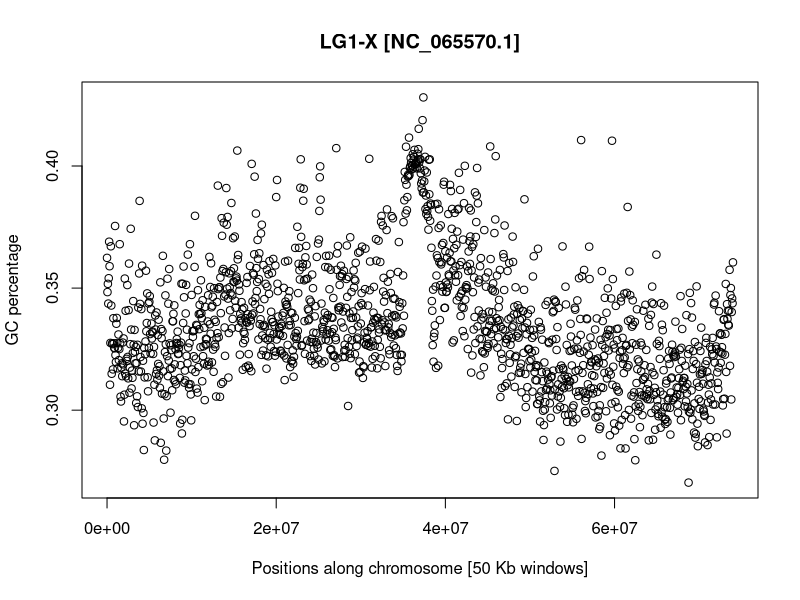
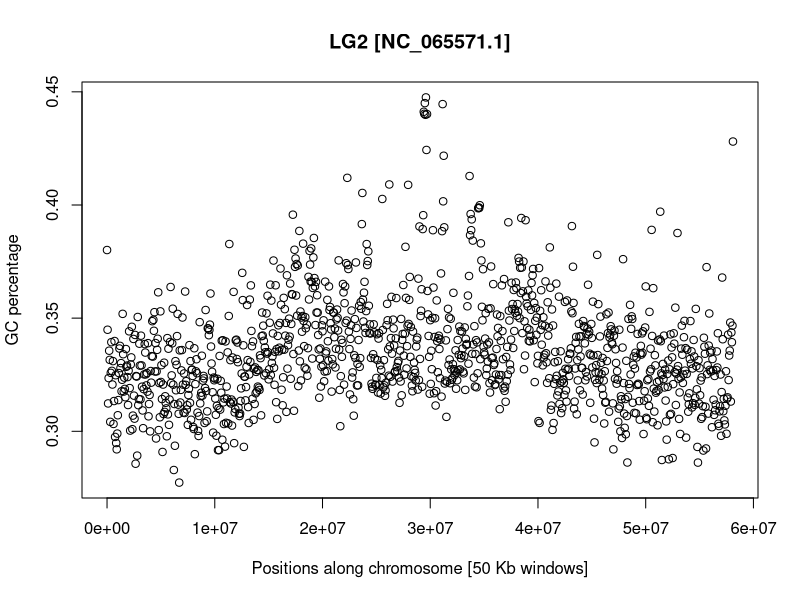
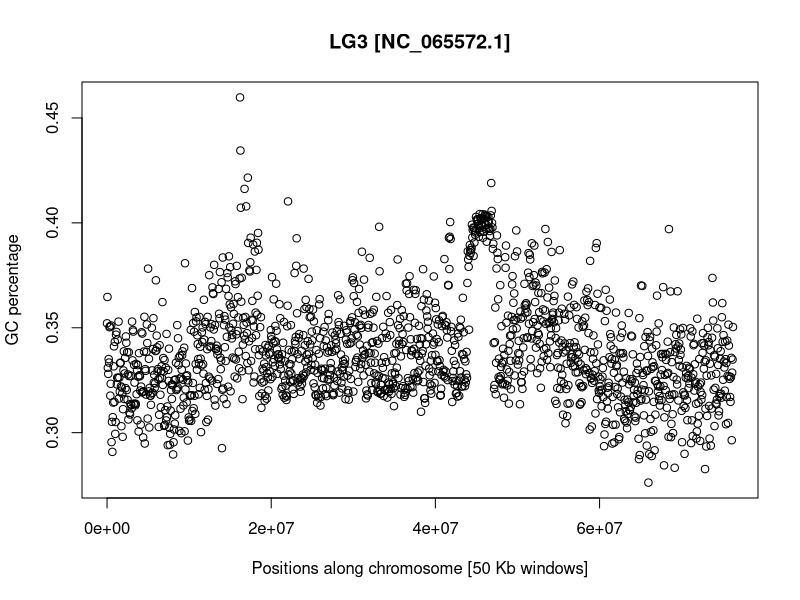
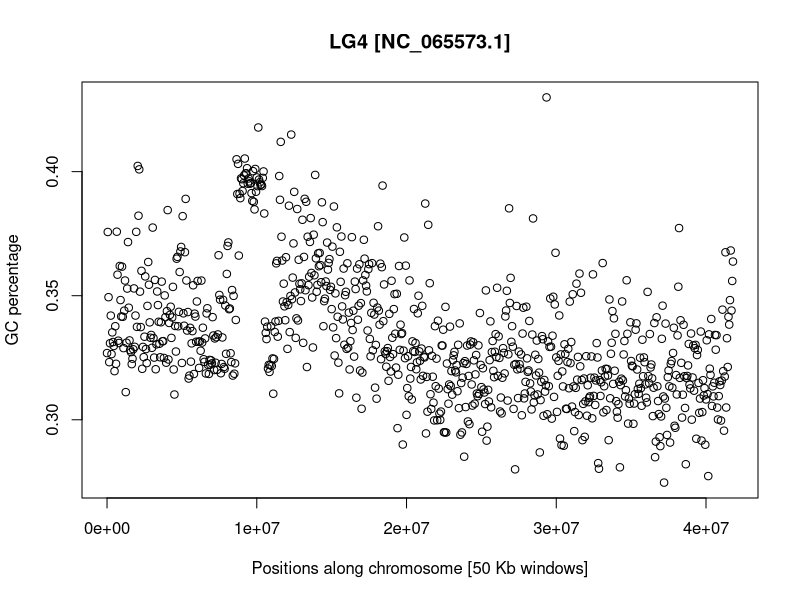
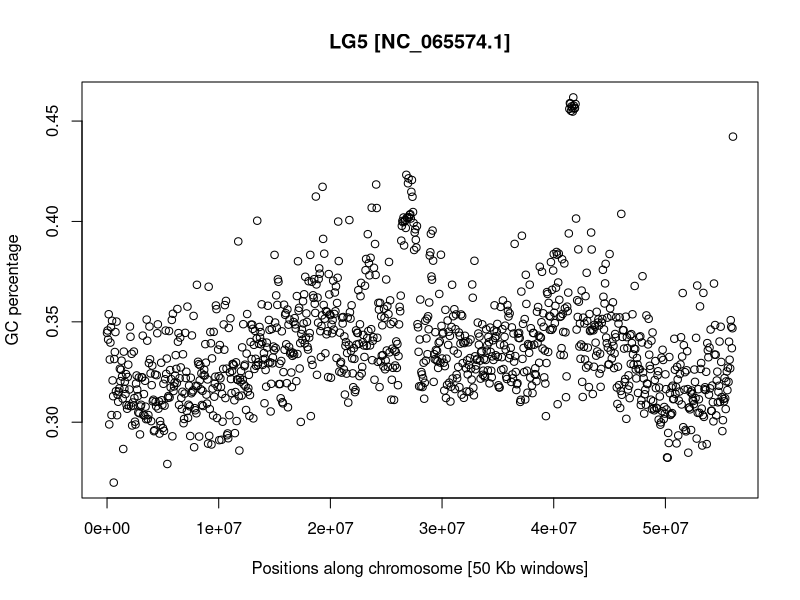
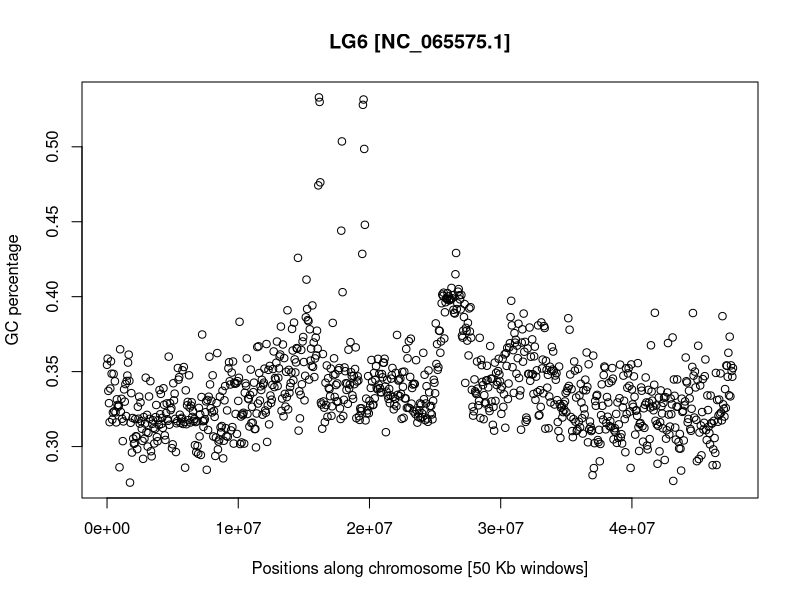
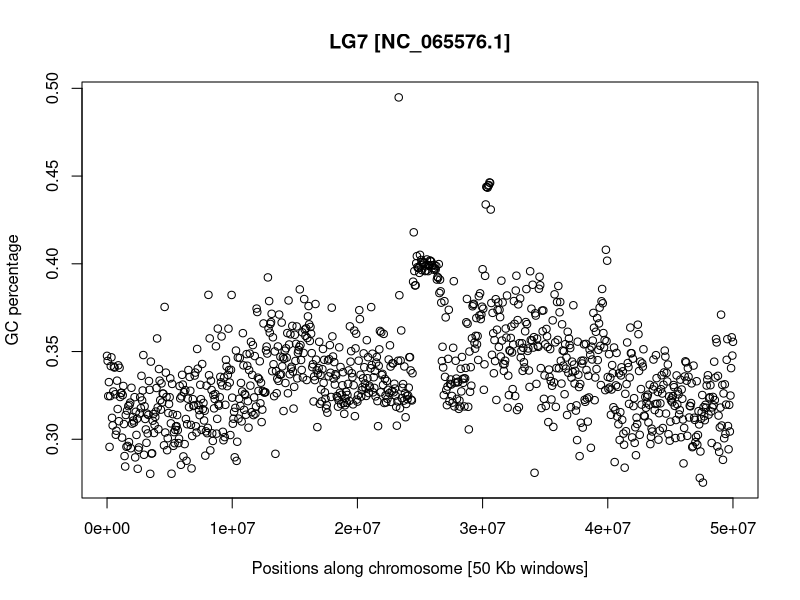
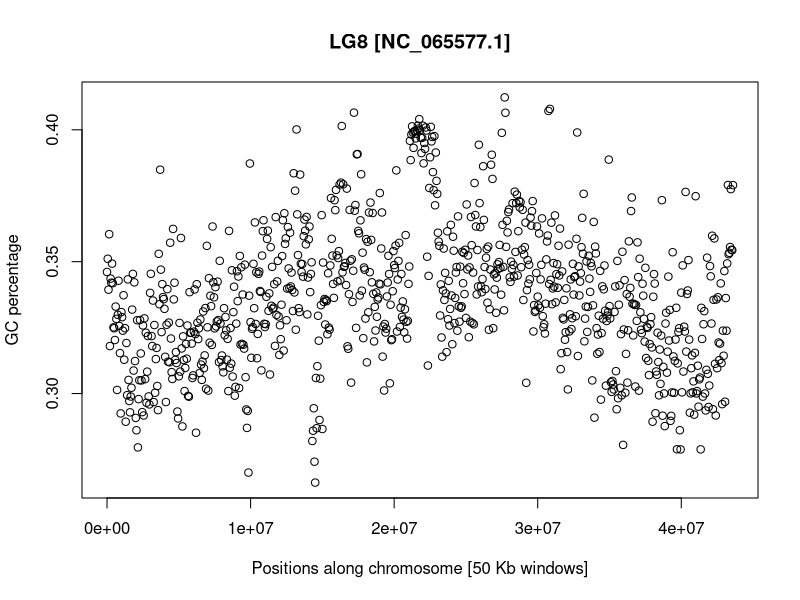

These figures' R source, in order:
read.table(file="GC_N_genome_head_corrected.txt",header=TRUE)->M

pdf("LG1_X_GC_content.pdf",width=20)
plot(M$X2_usercol[M$X1_usercol=="NC_065570.1"],M$X5_pct_gc[M$X1_usercol=="NC_065570.1"],ylab="GC percentage",xlab="Positions along chromosome [50 Kb windows]",main="LG1-X [NC_065570.1]")
dev.off()

pdf("LG2_A_GC_content.pdf",width=20)
plot(M$X2_usercol[M$X1_usercol=="NC_065571.1"],M$X5_pct_gc[M$X1_usercol=="NC_065571.1"],ylab="GC percentage",xlab="Positions along chromosome [50 Kb windows]",main="LG2 [NC_065571.1]")
dev.off()

pdf("LG3_A_GC_content.pdf",width=20)
plot(M$X2_usercol[M$X1_usercol=="NC_065572.1"],M$X5_pct_gc[M$X1_usercol=="NC_065572.1"],ylab="GC percentage",xlab="Positions along chromosome [50 Kb windows]",main="LG3 [NC_065572.1]")
dev.off()

pdf("LG4_A_GC_content.pdf",width=20)
plot(M$X2_usercol[M$X1_usercol=="NC_065573.1"],M$X5_pct_gc[M$X1_usercol=="NC_065573.1"],ylab="GC percentage",xlab="Positions along chromosome [50 Kb windows]",main="LG4 [NC_065573.1]")
dev.off()

pdf("LG5_A_GC_content.pdf",width=20)
plot(M$X2_usercol[M$X1_usercol=="NC_065574.1"],M$X5_pct_gc[M$X1_usercol=="NC_065574.1"],ylab="GC percentage",xlab="Positions along chromosome [50 Kb windows]",main="LG5 [NC_065574.1]")
dev.off()

pdf("LG6_A_GC_content.pdf",width=20)
plot(M$X2_usercol[M$X1_usercol=="NC_065575.1"],M$X5_pct_gc[M$X1_usercol=="NC_065575.1"],ylab="GC percentage",xlab="Positions along chromosome [50 Kb windows]",main="LG6 [NC_065575.1]")
dev.off()

pdf("LG7_A_GC_content.pdf",width=20)
plot(M$X2_usercol[M$X1_usercol=="NC_065576.1"],M$X5_pct_gc[M$X1_usercol=="NC_065576.1"],ylab="GC percentage",xlab="Positions along chromosome [50 Kb windows]",main="LG7 [NC_065576.1]")
dev.off()

pdf("LG8_A_GC_content.pdf",width=20)
plot(M$X2_usercol[M$X1_usercol=="NC_065577.1"],M$X5_pct_gc[M$X1_usercol=="NC_065577.1"],ylab="GC percentage",xlab="Positions along chromosome [50 Kb windows]",main="LG8 [NC_065577.1]")
dev.off()
